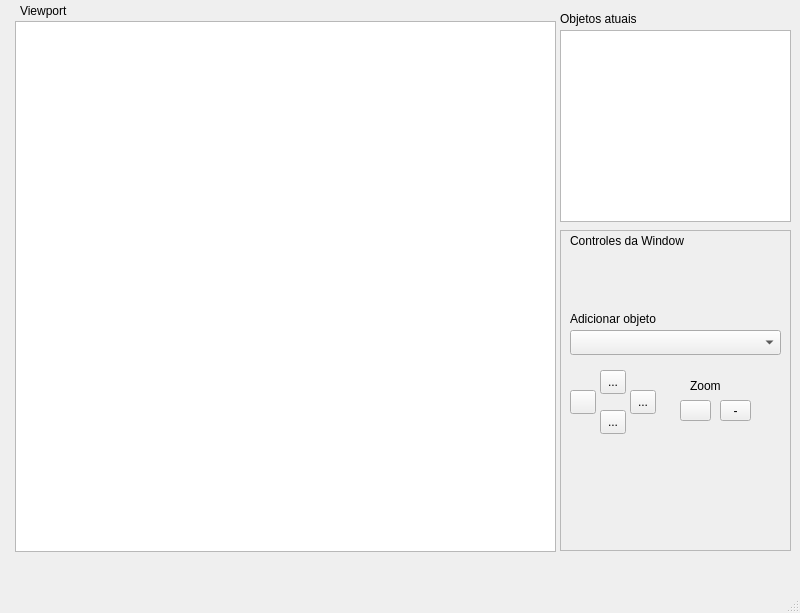
<?xml version="1.0" encoding="UTF-8"?>
<ui version="4.0">
 <class>MainWindow</class>
 <widget class="QMainWindow" name="MainWindow">
  <property name="geometry">
   <rect>
    <x>0</x>
    <y>0</y>
    <width>800</width>
    <height>613</height>
   </rect>
  </property>
  <property name="windowTitle">
   <string>MainWindow</string>
  </property>
  <widget class="QWidget" name="centralwidget">
   <widget class="QGraphicsView" name="graphicsView">
    <property name="geometry">
     <rect>
      <x>15</x>
      <y>21</y>
      <width>541</width>
      <height>531</height>
     </rect>
    </property>
   </widget>
   <widget class="QLabel" name="label_2">
    <property name="geometry">
     <rect>
      <x>20</x>
      <y>0</y>
      <width>81</width>
      <height>21</height>
     </rect>
    </property>
    <property name="text">
     <string>Viewport</string>
    </property>
   </widget>
   <widget class="QListWidget" name="listOfCurrentObjects">
    <property name="geometry">
     <rect>
      <x>560</x>
      <y>30</y>
      <width>231</width>
      <height>192</height>
     </rect>
    </property>
   </widget>
   <widget class="QLabel" name="label">
    <property name="geometry">
     <rect>
      <x>560</x>
      <y>10</y>
      <width>201</width>
      <height>17</height>
     </rect>
    </property>
    <property name="text">
     <string>Objetos atuais</string>
    </property>
   </widget>
   <widget class="QFrame" name="frame">
    <property name="geometry">
     <rect>
      <x>560</x>
      <y>230</y>
      <width>231</width>
      <height>321</height>
     </rect>
    </property>
    <property name="frameShape">
     <enum>QFrame::StyledPanel</enum>
    </property>
    <property name="frameShadow">
     <enum>QFrame::Raised</enum>
    </property>
    <widget class="QToolButton" name="toolButton">
     <property name="geometry">
      <rect>
       <x>120</x>
       <y>170</y>
       <width>31</width>
       <height>21</height>
      </rect>
     </property>
     <property name="cursor">
      <cursorShape>PointingHandCursor</cursorShape>
     </property>
     <property name="text">
      <string/>
     </property>
     <property name="icon">
      <iconset theme="zoom-in"/>
     </property>
    </widget>
    <widget class="QToolButton" name="toolButton_2">
     <property name="geometry">
      <rect>
       <x>160</x>
       <y>170</y>
       <width>31</width>
       <height>21</height>
      </rect>
     </property>
     <property name="cursor">
      <cursorShape>PointingHandCursor</cursorShape>
     </property>
     <property name="text">
      <string>-</string>
     </property>
     <property name="icon">
      <iconset theme="zoom-out"/>
     </property>
    </widget>
    <widget class="QLabel" name="label_4">
     <property name="geometry">
      <rect>
       <x>130</x>
       <y>140</y>
       <width>67</width>
       <height>31</height>
      </rect>
     </property>
     <property name="text">
      <string>Zoom</string>
     </property>
    </widget>
    <widget class="QComboBox" name="comboBoxOfTypes">
     <property name="geometry">
      <rect>
       <x>10</x>
       <y>100</y>
       <width>211</width>
       <height>25</height>
      </rect>
     </property>
    </widget>
    <widget class="QLabel" name="label_5">
     <property name="geometry">
      <rect>
       <x>10</x>
       <y>80</y>
       <width>191</width>
       <height>17</height>
      </rect>
     </property>
     <property name="text">
      <string>Adicionar objeto</string>
     </property>
    </widget>
    <widget class="QToolButton" name="toolButton_3">
     <property name="geometry">
      <rect>
       <x>10</x>
       <y>160</y>
       <width>26</width>
       <height>24</height>
      </rect>
     </property>
     <property name="text">
      <string/>
     </property>
     <property name="icon">
      <iconset theme="go-left"/>
     </property>
    </widget>
    <widget class="QToolButton" name="toolButton_4">
     <property name="geometry">
      <rect>
       <x>40</x>
       <y>140</y>
       <width>26</width>
       <height>24</height>
      </rect>
     </property>
     <property name="text">
      <string>...</string>
     </property>
     <property name="icon">
      <iconset theme="go-up"/>
     </property>
    </widget>
    <widget class="QToolButton" name="toolButton_5">
     <property name="geometry">
      <rect>
       <x>70</x>
       <y>160</y>
       <width>26</width>
       <height>24</height>
      </rect>
     </property>
     <property name="text">
      <string>...</string>
     </property>
     <property name="icon">
      <iconset theme="go-right"/>
     </property>
    </widget>
    <widget class="QToolButton" name="toolButton_6">
     <property name="geometry">
      <rect>
       <x>40</x>
       <y>180</y>
       <width>26</width>
       <height>24</height>
      </rect>
     </property>
     <property name="text">
      <string>...</string>
     </property>
     <property name="icon">
      <iconset theme="go-down"/>
     </property>
    </widget>
    <widget class="QLabel" name="label_3">
     <property name="geometry">
      <rect>
       <x>10</x>
       <y>0</y>
       <width>211</width>
       <height>21</height>
      </rect>
     </property>
     <property name="text">
      <string>Controles da Window</string>
     </property>
    </widget>
   </widget>
  </widget>
  <widget class="QMenuBar" name="menubar">
   <property name="geometry">
    <rect>
     <x>0</x>
     <y>0</y>
     <width>800</width>
     <height>22</height>
    </rect>
   </property>
  </widget>
  <widget class="QStatusBar" name="statusbar"/>
 </widget>
 <resources/>
 <connections/>
</ui>
